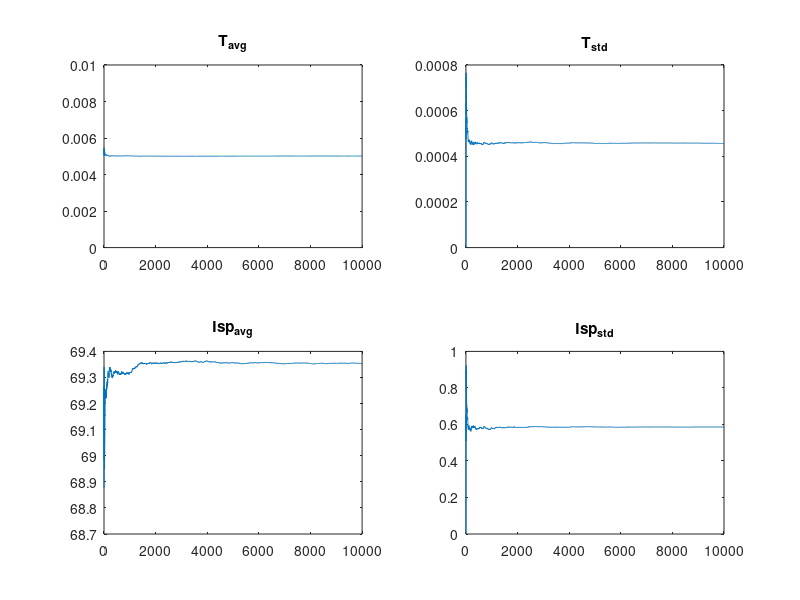

This chart was generated by the following MATLAB code:
clc
clear
close all

%Constants

R = 8.314; 
g = 9.81;


%Initial conditions

T = 5e-3;           % Thrust (N)
Pc = 100000;        % chamber pressure (Pa) 1bar-4bar
Tc = 300;           % chamber temperature (K) fixed
MM = 0.028 ;        % kg/mol
k = 1.4;
eps = 4;            % area ratio from 4-20
DeltaV = 0.5;       % requested total DV (m/s)
Mass = 4;           % 4 U cubesat mass
rho = 807;

RN = R/MM;

% feeding system
k_p = 1.1;  % P drop coeff of the pipes
k_v = 1.3;  % P drop valves
k_inj = 0.6;    % P_drop injector

A_p = 1e-3^2*pi;
A_v = 0.5e-3^2*pi;
r_inj = 250e-6;
A_inj = r_inj^2*pi;

%% Nominal Design
aa = 1/eps^2*((k+1)/2)^(2/(1-k))*(k-1)/(k+1);
bb = 2/k;
cc = (k-1)/k;

fun = @(x) x^bb*(1-x^cc)-aa;
dfun = @(x) -x^(bb-1)*((cc+bb)*x^cc-bb);

c1 = 0;
c2 = 0.5;
tol = 1e-6;
err = tol + 1;
it = 0;

while (it < 3 && err > tol ) 
    it=it+1;
    x = (c2+c1)/2; %stima dello zero
    fc = fun(x);     
    err=abs(fc); 
    % scelta del nuovo estremo per l'eventuale ciclo successivo       
    if (fc*fun(c1) > 0)
          c1=x; 
    else 
          c2=x; 
    end
end
xv = x;
while (it< 5 && err> tol)
   dfx = dfun(xv);
   if dfx == 0
      error(' Arresto per azzeramento di dfun');
   else
      xn = xv - fun(xv)/dfx;
      err = abs(fun(xn));
      it = it+1;
      xv = xn;
   end
end

% Calcolo della pressione di uscita
Pe = xn * Pc;

% Area Throat
At = (T/Pc)/(sqrt(2*(k^2/(k-1))*(2/(k+1))^((k+1)/(k-1)))*sqrt(1-(Pe/Pc)^((k-1)/k))+eps*(Pe-0)/Pc);
rt=sqrt(At/pi);
Dt=2*rt;

% Exit Velocity
v_exit = sqrt(2*k/(k-1)*R/MM*Tc*(1-(Pe/Pc)^((k-1)/k)));

% Exit Area
Ae = eps*At;
re=sqrt(Ae/pi);
De=2*re;

% Mass Flow Rate
m_dot=(T-Ae*(Pe-0))/v_exit;

% Isp
Isp_nom = T/m_dot/g;

%cstar
c_star = At*Pc/m_dot;

%% Preliminary sizing
% mass
MR = exp(DeltaV/(Isp_nom*g));
M_N_used = Mass*(MR-1);

% pressure losses
v_p = m_dot/(rho*A_p);
Delta_P_tot = 0.5*rho*v_p^2*(k_p + A_p/A_v*k_v + A_p/A_inj*k_inj);
Delta_P_plen = 0.5*rho*v_p^2*A_p/A_inj*k_inj;
P_plen = Pc + Delta_P_plen;
P_f = Pc + Delta_P_tot;
P_f = P_f*1.2;

% imposed volume of tank
%V_tank = 1e-4; % thesis Cold_gas Marcus lore
%M_N_residual = V_tank*P_f/(R*Tc); 
%P_tank = (M_N_residual+M_N_used)*R*Tc/V_tank;

V_plen = M_N_used*RN*Tc/P_plen;

eq =@(V_tank) V_tank.*P_f./RN./Tc + M_N_used - P_f.*P_plen.*V_plen./RN./Tc.*k./(2.*P_f+M_N_used.*RN*Tc./V_tank);

V_tank = fsolve(eq,1e-4);
P_tank = (M_N_used + P_f*V_tank/RN/Tc)*RN*Tc/V_tank;

%% Montecarlo


N = 10000;
rt_avg = sqrt(At/pi);
rt_std = 5e-6;
rt_val = normrnd(rt_avg, rt_std, [N,1]);
At_val = rt_val.^2.*pi;

r_inj_std = 5e-6;       
r_inj_avg = r_inj; 
r_inj_val = normrnd(r_inj_avg, r_inj_std, [N,1]);
A_inj_val = r_inj_val.^2.*pi;

K_tot_val = k_v*A_p/A_v + k_p + k_inj./A_inj_val*A_p;

re_avg = sqrt(Ae/pi);
re_std = 5e-6;
re_val = normrnd(re_avg, re_std, [N,1]);
Ae_val = re_val.^2.*pi;

toll = 1e-8;

T = [];
for ii = 1:N
    
    A_tt  = At_val(ii);
    k_tot = K_tot_val(ii);
    Aee = Ae_val(ii);
    it = 0;

    P_cc = Pc;
    m_dot2 = 1;
    m_dot1 = 2;

    while(abs(m_dot2 - m_dot1) > toll && it < 1000)
        it = it + 1;

        m_dot1 =  P_cc*A_tt/c_star;
        v  = m_dot1 /( A_p* rho);
        deltaP= 0.5*rho*v^2*k_tot;
        P_cc = P_plen - deltaP;
        
        m_dot2= P_cc*A_tt/c_star ;
       
        if it > 999
            disp('It did not converge')
        end   

    end

    eps = Aee/A_tt;
    
    aa = 1/eps^2*((k+1)/2)^(2/(1-k))*(k-1)/(k+1);
    bb = 2/k;
    cc = (k-1)/k;
    
    fun = @(x) x^bb*(1-x^cc)-aa;
    dfun = @(x) -x^(bb-1)*((cc+bb)*x^cc-bb);
    
    c1 = 0;
    c2 = 0.5;
    tol = 1e-6;
    err = tol + 1;
    it = 0;
    
    while (it < 3 && err > tol ) 
        it=it+1;
        x = (c2+c1)/2; %stima dello zero
        fc = fun(x);     
        err=abs(fc); 
        % scelta del nuovo estremo per l'eventuale ciclo successivo       
        if (fc*fun(c1) > 0)
              c1=x; 
        else 
              c2=x; 
        end
    end
    xv = x;
    while (it< 5 && err> tol)
       dfx = dfun(xv);
       if dfx == 0
          error(' Arresto per azzeramento di dfun');
       else
          xn = xv - fun(xv)/dfx;
          err = abs(fun(xn));
          it = it+1;
          xv = xn;
       end
    end
   
    Pee = xn * P_cc;

    v_e = sqrt(2*k/(k-1)*R/MM*Tc*(1-(Pee/P_cc)^((k-1)/k)));
    T(ii) =  m_dot1*v_e + Aee*Pee;
    Isp(ii) = T(ii)/(m_dot2*g);
    if ii > 1
        T_avg(ii) = T_avg(ii-1) + 1/ii*(T(ii) - T_avg(ii-1));
        Isp_avg(ii) = Isp_avg(ii-1) + 1/ii*(Isp(ii) - Isp_avg(ii-1));
    else
        T_avg(ii) = T(ii);
        Isp_avg(ii) = Isp(ii);
    end
    T_std(ii) = std(T(1:ii));
    Isp_std(ii) = std(Isp(1:ii));
end

subplot(2,2,1)
plot(T_avg)
ylim([0 0.01])
title T_{avg}
subplot(2,2,2)
plot(T_std)
title T_{std}
subplot(2,2,3)
plot(Isp_avg)
title Isp_{avg}
subplot(2,2,4)
plot(Isp_std)
title Isp_{std}
